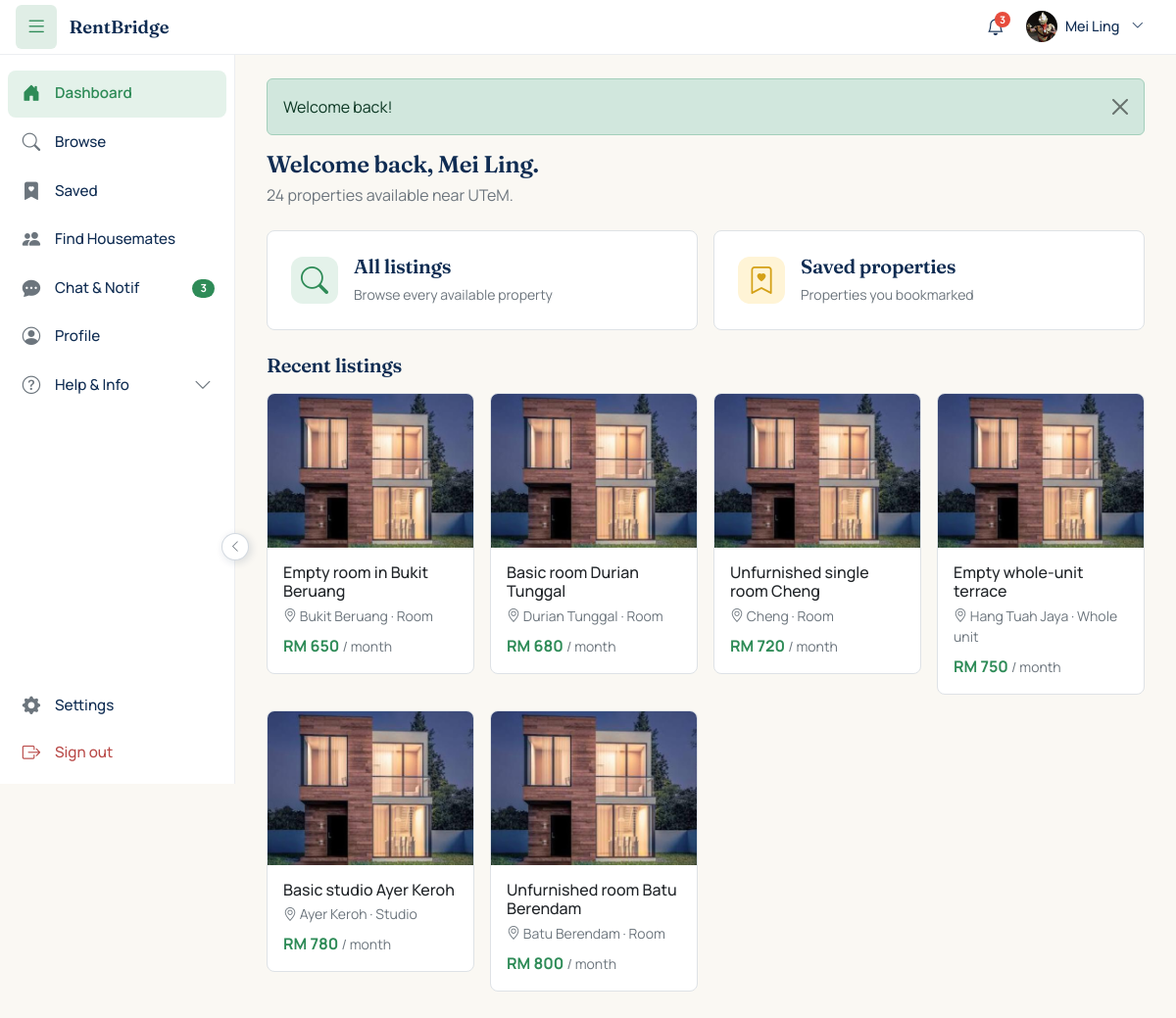
The app's page /student/dashboard.php (signed in) with its own data.
### tables this page shows
CREATE TABLE `students` (
  `user_id` int(11) NOT NULL,
  `full_name` varchar(150) NOT NULL,
  `preferred_name` varchar(50) NOT NULL DEFAULT '',
  `avatar_path` varchar(255) DEFAULT NULL,
  `matric_no` varchar(20) NOT NULL,
  `ic_no` varchar(20) NOT NULL DEFAULT '',
  `university` varchar(80) NOT NULL DEFAULT 'UTeM',
  `phone` varchar(20) NOT NULL,
  `allow_whatsapp` tinyint(1) NOT NULL DEFAULT 0,
  `looking_for_housing` tinyint(1) NOT NULL DEFAULT 0,
  `housing_pref_city` varchar(80) DEFAULT NULL,
  `housing_pref_max_rent` decimal(8,2) DEFAULT NULL,
  `housing_pref_move_in` date DEFAULT NULL,
  `housing_bio` varchar(255) DEFAULT NULL
);

CREATE TABLE `properties` (
  `id` int(11) NOT NULL,
  `landlord_id` int(11) NOT NULL,
  `title` varchar(150) NOT NULL,
  `property_type` enum('room','studio','whole_unit') NOT NULL,
  `address` text NOT NULL,
  `city` varchar(80) NOT NULL,
  `postcode` varchar(10) NOT NULL,
  `state` varchar(50) NOT NULL DEFAULT 'Melaka',
  `latitude` decimal(10,7) DEFAULT NULL,
  `longitude` decimal(10,7) DEFAULT NULL,
  `maps_url` varchar(500) DEFAULT NULL,
  `monthly_rent` decimal(8,2) NOT NULL,
  `deposit` decimal(8,2) NOT NULL DEFAULT 0.00,
  `description` text DEFAULT NULL,
  `facilities` text DEFAULT NULL,
  `furnishing` enum('none','partial','full') NOT NULL DEFAULT 'partial',
  `status` enum('pending_approval','available','reserved','rented','hidden','rejected') NOT NULL DEFAULT 'pending_approval',
  `assigned_agent_id` int(11) DEFAULT NULL,
  `agent_assigned_at` timestamp NULL DEFAULT NULL,
  `agent_status` enum('pending','inspecting','accepted','rejected','timeout') DEFAULT NULL,
  `inspection_completed_at` datetime DEFAULT NULL,
  `inspection_scheduled_at` datetime DEFAULT NULL,
  `inspection_access_method` varchar(50) DEFAULT NULL,
  `inspection_access_detail` text DEFAULT NULL,
  `assignment_round` int(11) NOT NULL DEFAULT 0,
  `viewing_mode` enum('landlord_led','agent_led','either') NOT NULL DEFAULT 'either',
  `agent_verified_at` timestamp NULL DEFAULT NULL,
  `agent_verified_by` int(11) DEFAULT NULL,
  `created_at` timestamp NOT NULL DEFAULT current_timestamp(),
  `updated_at` timestamp NOT NULL DEFAULT current_timestamp() ON UPDATE current_timestamp()
);

### includes/auth.php (called while the page is built, shortened)
<?php
require_once __DIR__ . '/../config/database.php';
function e(?string $value): string {
    return htmlspecialchars($value ?? '', ENT_QUOTES | ENT_HTML5, 'UTF-8');
}
function get_flash(): ?array {
    $f = $_SESSION['flash'];
    return $f;
}
function current_user_id(): ?int {
    return $_SESSION['user_id'] ?? null;
}

### config/database.php (called while the page is built, shortened)
<?php
function db(): PDO {
    static $pdo = null;
    if ($pdo === null) {
        try {
            $pdo = new PDO(
                "mysql:host=" . DB_HOST . ";dbname=" . DB_NAME . ";charset=utf8mb4",
                DB_USER,
                DB_PASS,
                [
                    PDO::ATTR_ERRMODE            => PDO::ERRMODE_EXCEPTION,
                    PDO::ATTR_DEFAULT_FETCH_MODE => PDO::FETCH_ASSOC,
                    PDO::ATTR_EMULATE_PREPARES   => false,
                ]
            );
        } catch (PDOException $e) {
            die('Database connection failed: ' . $e->getMessage());
        }
    }
    return $pdo;
}

### includes/chat.php (called while the page is built, shortened)
<?php
require_once __DIR__ . '/auth.php';
function unread_message_count(int $userId): int {
    $stmt = db()->prepare("
        SELECT COUNT(*) FROM messages m
          JOIN conversations c ON c.id = m.conversation_id
         WHERE (c.user_a = ? OR c.user_b = ?
                OR c.id IN (SELECT conversation_id FROM conversation_participants WHERE user_id = ?))
           AND m.sender_id != ?
           AND m.read_at IS NULL
    ");
    $stmt->execute([$userId, $userId, $userId, $userId]);
    return (int)$stmt->fetchColumn();
}
function chat_unread_total(int $userId): int {
    return unread_message_count($userId);
}

### student/dashboard.php (the view, shortened to what this page needs)
<?php
require_once __DIR__ . '/../includes/auth.php';
$pdo = db();
$userId = current_user_id();
$stmt = $pdo->prepare('SELECT * FROM students WHERE user_id = ?');
$stmt->execute([$userId]);
$me = $stmt->fetch();
$stmt = $pdo->prepare("
    SELECT p.id, p.title, p.city, p.monthly_rent, p.property_type,
           (SELECT image_path FROM property_images
             WHERE property_id = p.id ORDER BY is_primary DESC, id LIMIT 1) AS image_path
      FROM properties p
     WHERE p.status = 'available'
     ORDER BY p.agent_verified_at IS NULL, p.created_at DESC
     LIMIT 6
");
$stmt->execute();
$recentProperties = $stmt->fetchAll();
$totalAvailable = (int)$pdo->query("SELECT COUNT(*) FROM properties WHERE status = 'available'")->fetchColumn();
$activeNav = 'dashboard';
?>
<div class="mb-4">
    <h4 class="mb-1" style="font-family: 'Fraunces', serif;">
        Welcome back, <?= e($me['preferred_name'] ?: $me['full_name']) ?>.
    </h4>
    <p class="text-secondary mb-0">
        <?= $totalAvailable ?> propert<?= $totalAvailable === 1 ? 'y' : 'ies' ?> available near UTeM.
    </p>
</div>
<div class="row g-3 mb-4">
    <div class="col-md-6">
        <a href="/rentbridge/listings.php"
           class="d-block bg-white rounded-3 border p-4 text-decoration-none text-dark h-100">
            <div class="d-flex align-items-center gap-3">
                <div style="width:48px; height:48px; background:#E4F2EA; border-radius:12px;
                            display:flex; align-items:center; justify-content:center; color:#2E8B57;">
                    <i class="bi bi-search fs-3"></i>
                </div>
                <div>
                    <h5 class="mb-1">All listings</h5>
                    <small class="text-secondary">Browse every available property</small>
                </div>
            </div>
        </a>
    </div>
    <div class="col-md-6">
        <a href="/rentbridge/saved.php"
           class="d-block bg-white rounded-3 border p-4 text-decoration-none text-dark h-100">
            <div class="d-flex align-items-center gap-3">
                <div style="width:48px; height:48px; background:#FFF4D6; border-radius:12px;
                            display:flex; align-items:center; justify-content:center; color:#D4A017;">
                    <i class="bi bi-bookmark-heart fs-3"></i>
                </div>
                <div>
                    <h5 class="mb-1">Saved properties</h5>
                    <small class="text-secondary">Properties you bookmarked</small>
                </div>
            </div>
        </a>
    </div>
</div>
<?php if (!empty($recentProperties)): ?>
<h5 class="mb-3" style="font-family: 'Fraunces', serif;">Recent listings</h5>
<div class="row g-3 mb-4">
    <?php foreach ($recentProperties as $p): ?>
        <div class="col-md-6 col-lg-4 col-xl-3">
                <a href="/rentbridge/property.php?id=<?= (int)$p['id'] ?>"
               class="d-block text-decoration-none text-dark">
                <div class="bg-white border rounded-3 overflow-hidden h-100"
                     style="transition: transform 0.15s, box-shadow 0.15s;"
                     onmouseover="this.style.transform='translateY(-2px)';this.style.boxShadow='0 4px 12px rgba(15,44,82,0.08)'"
                     onmouseout="this.style.transform='';this.style.boxShadow=''">
                    <div style="aspect-ratio: 4/3; background: linear-gradient(135deg,#E6ECF4,#E4F2EA);">
                        <?php if (!empty($p['image_path'])): ?>
                            <img src="/rentbridge/<?= e($p['image_path']) ?>"
                                 style="width:100%; height:100%; object-fit:cover;" alt="">
                        <?php endif; ?>
                    </div>
                    <div class="p-3">
                        <h6 class="mb-1"><?= e($p['title']) ?></h6>
                        <div class="small text-secondary mb-2">
                            <i class="bi bi-geo-alt"></i> <?= e($p['city']) ?>
                            · <?= e(ucfirst(str_replace('_', ' ', $p['property_type']))) ?>
                        </div>
                        <strong class="text-emerald">
                            RM <?= number_format((float)$p['monthly_rent']) ?>
                        </strong>
                        <small class="text-secondary">/ month</small>
                    </div>
                </div>
            </a>
        </div>
    <?php endforeach; ?>
</div>
<?php endif; ?>
<?php
$pageContent = ob_get_clean();
require __DIR__ . '/../includes/student_layout.php';

### includes/student_layout.php (shortened to what this page needs)
<?php
require_once __DIR__ . '/auth.php';
require_once __DIR__ . '/chat.php';
$activeNav     = $activeNav     ?? '';
$pageContent   = $pageContent   ?? '';
$userId = current_user_id();
$pdo = db();
$stmt = $pdo->prepare("SELECT preferred_name, full_name FROM students WHERE user_id = ?");
$stmt->execute([$userId]);
$me = $stmt->fetch() ?: [];
$myName = ($me['preferred_name'] ?? '') ?: ($me['full_name'] ?? 'User');
$unreadChat = chat_unread_total($userId);
$stmt = $pdo->prepare("SELECT COUNT(*) FROM notifications WHERE user_id = ? AND is_read = 0");
$stmt->execute([$userId]);
$unreadNotif = (int)$stmt->fetchColumn();
$totalUnread = $unreadChat + $unreadNotif;
?>
<!DOCTYPE html>
<html lang="en">
<head>
    <link href="https://cdn.jsdelivr.net/npm/bootstrap@5.3.3/dist/css/bootstrap.min.css" rel="stylesheet">
    <link href="https://cdn.jsdelivr.net/npm/bootstrap-icons@1.11.3/font/bootstrap-icons.min.css" rel="stylesheet">
    <link href="/rentbridge/assets/css/style.css" rel="stylesheet">
    <link href="/rentbridge/assets/css/student.css" rel="stylesheet">
</head>
<body class="student-body">
<header class="user-topbar">
    <button type="button"
            class="topbar-toggle"
            id="sidebarToggle"
            data-tooltip="Hide sidebar"
            aria-label="Toggle sidebar">
        <i class="bi bi-list"></i>
    </button>
    <a href="/rentbridge/student/dashboard.php" class="topbar-brand">        <span class="topbar-name">RentBridge</span></a>
<div class="topbar-right">
    <?php require_once __DIR__ . '/notifications_bell.php'; ?>
    <div class="topbar-user-menu dropdown">
        <button class="topbar-user-btn dropdown-toggle"
                type="button"
                data-bs-toggle="dropdown"
                aria-expanded="false">
            <?php
            require_once __DIR__ . '/avatar.php';
            $_avatarPath = get_avatar_path($userId, 'student');
            render_avatar($_avatarPath, $myName, 32);
            ?>
            <span class="topbar-user-name d-none d-md-inline">
                <?= e($myName) ?>
            </span>
            <i class="bi bi-chevron-down small ms-1 d-none d-md-inline"></i>
        </button>
    </div>
</div></header>
<div class="user-shell">
    <aside class="user-sidebar" id="userSidebar">
        <nav class="sidebar-nav">
            <a href="/rentbridge/student/dashboard.php"
            class="sidebar-link <?= $activeNav === 'dashboard' ? 'active' : '' ?>">
                <i class="bi bi-house-door-fill"></i>
                <span class="sidebar-label">Dashboard</span>
            </a>
            <a href="/rentbridge/listings.php"
            class="sidebar-link <?= $activeNav === 'browse' ? 'active' : '' ?>">
                <i class="bi bi-search"></i>
                <span class="sidebar-label">Browse</span>
            </a>
            <a href="/rentbridge/saved.php"            class="sidebar-link <?= $activeNav === 'saved' ? 'active' : '' ?>">
                <i class="bi bi-bookmark-heart-fill"></i>
                <span class="sidebar-label">Saved</span>
            </a>
            <a href="/rentbridge/student/partners.php"
            class="sidebar-link <?= $activeNav === 'partners' ? 'active' : '' ?>">
                <i class="bi bi-people-fill"></i>
                <span class="sidebar-label">Find Housemates</span>
            </a>
            <a href="/rentbridge/chat.php"
            class="sidebar-link <?= $activeNav === 'chat' ? 'active' : '' ?>">
                <i class="bi bi-chat-dots-fill"></i>
                <span class="sidebar-label">Chat &amp; Notif</span>
                <?php if ($totalUnread > 0): ?>
                    <span class="sidebar-badge"><?= $totalUnread > 9 ? '9+' : $totalUnread ?></span>
                <?php endif; ?>
            </a>
            <a href="/rentbridge/student/profile.php"
            class="sidebar-link <?= $activeNav === 'profile' ? 'active' : '' ?>">
                <i class="bi bi-person-circle"></i>
                <span class="sidebar-label">Profile</span>
            </a>
            <div class="sidebar-collapsible">
                <button class="sidebar-link sidebar-collapsible-toggle"
                        data-collapse-target="helpMenu" type="button">
                    <i class="bi bi-question-circle"></i>
                    <span class="sidebar-label">Help &amp; Info</span>
                    <i class="bi bi-chevron-down sidebar-chevron"></i>
                </button>
            </div>
        </nav>
        <div class="sidebar-footer">
            <a href="/rentbridge/student/profile.php"
               class="sidebar-link <?= $activeNav === 'profile' ? 'active' : '' ?>">
                <i class="bi bi-gear-fill"></i>
                <span class="sidebar-label">Settings</span>
            </a>
            <a href="/rentbridge/auth/logout.php" class="sidebar-link sidebar-logout">
                <i class="bi bi-box-arrow-right"></i>
                <span class="sidebar-label">Sign out</span>
            </a>
        </div>
    </aside>
    <button type="button" class="sidebar-edge-btn" id="sidebarEdgeBtn" aria-label="Toggle sidebar">
        <i class="bi bi-chevron-left"></i>
    </button>
    <main class="user-main">
        <div class="user-content">
            <?php $flash = get_flash(); if ($flash): ?>
                <div class="alert alert-<?= e($flash['type']) ?> alert-dismissible fade show">
                    <?= e($flash['message']) ?>
                    <button type="button" class="btn-close" data-bs-dismiss="alert"></button>
                </div>
            <?php endif; ?>
            <?= $pageContent ?>
        </div>
    </main>
</div>
</body>
</html>

### includes/avatar.php (shortened to what this page needs)
<?php
require_once __DIR__ . '/auth.php';
function get_avatar_path(int $userId, string $role): ?string {
    $tableMap = [
        'student'  => 'students',
        'landlord' => 'landlords',
        'agent'    => 'agents',
    ];
    $pdo = db();
    $stmt = $pdo->prepare("SELECT avatar_path FROM {$tableMap[$role]} WHERE user_id = ?");
    $stmt->execute([$userId]);
    return $stmt->fetchColumn() ?: null;
}
function render_avatar(?string $avatarPath, string $name, int $sizePx = 44, string $bgColor = '#E4F2EA'): void {
    if (!empty($avatarPath)) {
        ?>
        <img src="/rentbridge/<?= e($avatarPath) ?>"
             alt="<?= e($name) ?>"
             style="width:<?= $sizePx ?>px; height:<?= $sizePx ?>px;
                    border-radius:50%; object-fit:cover; flex-shrink:0;">
        <?php
    }
}

### assets/css/style.css (style rules this page uses)
body { font-family: 'Manrope', system-ui, sans-serif; color: var(--rb-text); background: #fff; }
h1, h2, h3, h4, h5 { font-family: 'Fraunces', Georgia, serif; color: var(--rb-navy); font-weight: 600; letter-spacing: -0.015em; }
.text-emerald { color: var(--rb-emerald) !important; }

### records on screen
students: avatar_path (placeholder picture), preferred_name "Mei Ling"
properties: title "Empty room in Bukit Beruang", city "Bukit Beruang", property_type "Room", monthly_rent "650"
properties: title "Basic room Durian Tunggal", city "Durian Tunggal", property_type "Room", monthly_rent "680"
properties: title "Unfurnished single room Cheng", city "Cheng", property_type "Room", monthly_rent "720"
properties: title "Empty whole-unit terrace", city "Hang Tuah Jaya", property_type "Whole unit", monthly_rent "750"
properties: title "Basic studio Ayer Keroh", city "Ayer Keroh", property_type "Studio", monthly_rent "780"
properties: title "Unfurnished room Batu Berendam", city "Batu Berendam", property_type "Room", monthly_rent "800"

### other values on screen
min($_nb_total, 99) "3"
$totalUnread "3"
$flash['message'] "Welcome back!"
$totalAvailable "24"
